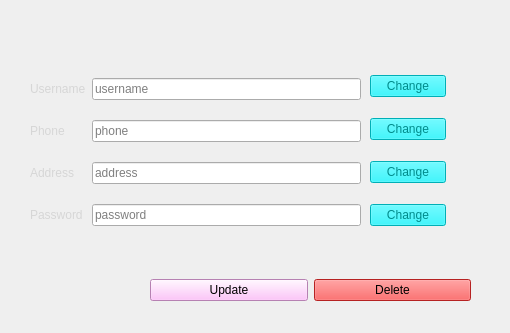
<?xml version="1.0" encoding="UTF-8"?>
<ui version="4.0">
 <class>Form</class>
 <widget class="QWidget" name="Form">
  <property name="geometry">
   <rect>
    <x>0</x>
    <y>0</y>
    <width>510</width>
    <height>333</height>
   </rect>
  </property>
  <property name="windowTitle">
   <string>Form</string>
  </property>
  <widget class="QWidget" name="formLayoutWidget">
   <property name="geometry">
    <rect>
     <x>30</x>
     <y>50</y>
     <width>331</width>
     <height>204</height>
    </rect>
   </property>
   <layout class="QFormLayout" name="formLayout">
    <property name="rowWrapPolicy">
     <enum>QFormLayout::RowWrapPolicy::DontWrapRows</enum>
    </property>
    <property name="labelAlignment">
     <set>Qt::AlignmentFlag::AlignLeading|Qt::AlignmentFlag::AlignLeft|Qt::AlignmentFlag::AlignVCenter</set>
    </property>
    <property name="formAlignment">
     <set>Qt::AlignmentFlag::AlignCenter</set>
    </property>
    <property name="verticalSpacing">
     <number>20</number>
    </property>
    <property name="topMargin">
     <number>10</number>
    </property>
    <property name="bottomMargin">
     <number>10</number>
    </property>
    <item row="0" column="0">
     <widget class="QLabel" name="label">
      <property name="styleSheet">
       <string notr="true">color: rgb(214, 214, 214);</string>
      </property>
      <property name="text">
       <string>Username</string>
      </property>
     </widget>
    </item>
    <item row="0" column="1">
     <widget class="QLineEdit" name="lineEdit">
      <property name="placeholderText">
       <string>username</string>
      </property>
     </widget>
    </item>
    <item row="1" column="0">
     <widget class="QLabel" name="label_4">
      <property name="styleSheet">
       <string notr="true">color: rgb(214, 214, 214);</string>
      </property>
      <property name="text">
       <string>Phone</string>
      </property>
     </widget>
    </item>
    <item row="1" column="1">
     <widget class="QLineEdit" name="lineEdit_2">
      <property name="placeholderText">
       <string>phone</string>
      </property>
     </widget>
    </item>
    <item row="2" column="0">
     <widget class="QLabel" name="label_3">
      <property name="styleSheet">
       <string notr="true">color: rgb(214, 214, 214);</string>
      </property>
      <property name="text">
       <string>Address</string>
      </property>
     </widget>
    </item>
    <item row="2" column="1">
     <widget class="QLineEdit" name="lineEdit_3">
      <property name="placeholderText">
       <string>address</string>
      </property>
     </widget>
    </item>
    <item row="3" column="0">
     <widget class="QLabel" name="label_2">
      <property name="styleSheet">
       <string notr="true">color: rgb(214, 214, 214);</string>
      </property>
      <property name="text">
       <string>Password</string>
      </property>
     </widget>
    </item>
    <item row="3" column="1">
     <widget class="QLineEdit" name="lineEdit_4">
      <property name="placeholderText">
       <string>password</string>
      </property>
     </widget>
    </item>
   </layout>
  </widget>
  <widget class="QWidget" name="horizontalLayoutWidget">
   <property name="geometry">
    <rect>
     <x>150</x>
     <y>270</y>
     <width>321</width>
     <height>41</height>
    </rect>
   </property>
   <layout class="QHBoxLayout" name="horizontalLayout">
    <item>
     <widget class="QPushButton" name="pushButton_2">
      <property name="styleSheet">
       <string notr="true">QPushButton{
	background-color:rgb(255, 181, 249);
}
QPushButton:hover{
	background-color:rgb(240, 71, 255)
}
QPushButton:pressed{
	background-color:rgb(255, 8, 222)
}
</string>
      </property>
      <property name="text">
       <string>Update</string>
      </property>
     </widget>
    </item>
    <item>
     <widget class="QPushButton" name="pushButton">
      <property name="styleSheet">
       <string notr="true">QPushButton{
	background-color: rgb(255,48,48)
}
QPushButton:hover{
	background-color:#CD2626
}
QPushButton:pressed{
	background-color:#8B1A1A
}
</string>
      </property>
      <property name="text">
       <string>Delete</string>
      </property>
     </widget>
    </item>
   </layout>
  </widget>
  <widget class="QWidget" name="verticalLayoutWidget">
   <property name="geometry">
    <rect>
     <x>370</x>
     <y>50</y>
     <width>82</width>
     <height>201</height>
    </rect>
   </property>
   <layout class="QVBoxLayout" name="verticalLayout">
    <property name="topMargin">
     <number>10</number>
    </property>
    <property name="rightMargin">
     <number>6</number>
    </property>
    <property name="bottomMargin">
     <number>10</number>
    </property>
    <item>
     <widget class="QPushButton" name="pushButton_4">
      <property name="enabled">
       <bool>true</bool>
      </property>
      <property name="styleSheet">
       <string notr="true">QPushButton{
color: #008B8B;
background-color : #00F5FF
}
QPushButton:hover{
background-color : #00C5CD
}
QPushButton:pressed{
background-color : #008B8B
}</string>
      </property>
      <property name="text">
       <string>Change</string>
      </property>
     </widget>
    </item>
    <item>
     <widget class="QPushButton" name="pushButton_6">
      <property name="styleSheet">
       <string notr="true">QPushButton{
color: #008B8B;
background-color : #00F5FF
}
QPushButton:hover{
background-color : #00C5CD
}
QPushButton:pressed{
background-color : #008B8B
}</string>
      </property>
      <property name="text">
       <string>Change</string>
      </property>
     </widget>
    </item>
    <item>
     <widget class="QPushButton" name="pushButton_5">
      <property name="styleSheet">
       <string notr="true">QPushButton{
color: #008B8B;
background-color : #00F5FF
}
QPushButton:hover{
background-color : #00C5CD
}
QPushButton:pressed{
background-color : #008B8B
}</string>
      </property>
      <property name="text">
       <string>Change</string>
      </property>
     </widget>
    </item>
    <item>
     <widget class="QPushButton" name="pushButton_3">
      <property name="styleSheet">
       <string notr="true">QPushButton{
color: #008B8B;
background-color : #00F5FF
}
QPushButton:hover{
background-color : #00C5CD
}
QPushButton:pressed{
background-color : #008B8B
}</string>
      </property>
      <property name="text">
       <string>Change</string>
      </property>
     </widget>
    </item>
   </layout>
  </widget>
  <widget class="QLabel" name="label_5">
   <property name="geometry">
    <rect>
     <x>0</x>
     <y>0</y>
     <width>541</width>
     <height>481</height>
    </rect>
   </property>
   <property name="styleSheet">
    <string notr="true">background-image: url(:/newPrefix/C:/Users/Khanh/Downloads/1326636.jpg);</string>
   </property>
   <property name="text">
    <string/>
   </property>
  </widget>
  <zorder>label_5</zorder>
  <zorder>formLayoutWidget</zorder>
  <zorder>horizontalLayoutWidget</zorder>
  <zorder>verticalLayoutWidget</zorder>
 </widget>
 <resources>
  <include location="image.qrc"/>
 </resources>
 <connections/>
</ui>
